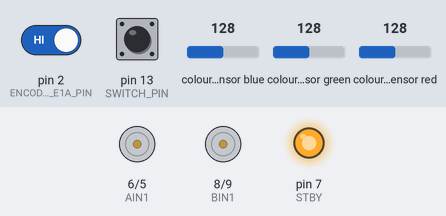
This sketch was run on a simulated Arduino Uno, built with avr-gcc and run on an emulated ATmega328P. Shown: motor-driver pin pairs drawn as motors (green arrow = first pin HIGH = forward, orange = second pin HIGH = backward, longer = more drive, scaled by the enable pin, stopped while the standby pin is LOW), output pins drawn as LEDs (lit = HIGH). The test bench sets the inputs (shaded band); at power-on: pin 13 (SWITCH_PIN) HIGH, pin 2 (ENCODER_E1A_PIN) HIGH, colour sensor blue 128, colour sensor green 128, colour sensor red 128. What the sketch prints to the serial monitor is not drawn.

Above: at 1.2 s.
1.3 s: pin 13 (SWITCH_PIN) pulled LOW for 0.15 s
At 1.8 s:
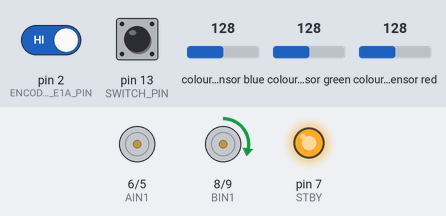
12.1 s: pin 13 (SWITCH_PIN) pulled LOW for 1 s
At 13.1 s:
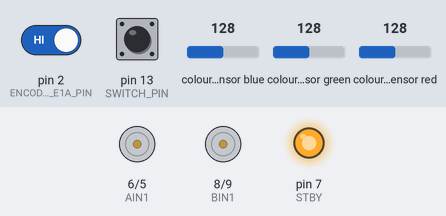
Timing chart, 0 to 15.1 s (numbered marks = the images above; inputs shaded):
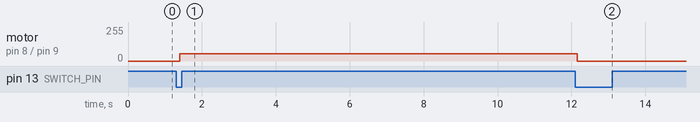

The sketch:

working_control_of_imeche_car_V6_4_Final.ino
```cpp
#include <Wire.h>
#include "Adafruit_TCS34725.h"

#define PWMA 4  // PWM control pin for Motor A
#define AIN1 6  // Direction control pin 1 for Motor A
#define AIN2 5  // Direction control pin 2 for Motor A
#define PWMB 10 // PWM control pin for Motor B
#define BIN1 8  // Direction control pin 1 for Motor B
#define BIN2 9  // Direction control pin 2 for Motor B
#define STBY 7  // Standby pin for the motor driver
#define SWITCH_PIN 13 // Define the switch pin
#define ENCODER_E1A_PIN 2
#define ENCODER_E1B_PIN 3
#define ENCODER_E2A_PIN 18
#define ENCODER_E2B_PIN 19

volatile int encoderCount1 = 0; // Encoder count for Motor 1
volatile int encoderCount2 = 0; // Encoder count for Motor 2

int pos = 0;
long prevT = 0;
float eprev = 0;
float eintegral = 0;
int targetSpeed = 50;
int LUX_THRESHOLD = 30; //Black color on paper
int extraEncoderCount = 0;
int estimatedTargetEncoderCount = 10000;

// Enum to represent the motor states
enum MotorState {
  STOPPED,
  FORWARD,
  REVERSE
};

MotorState motorState = STOPPED; // Initial state of the motors
unsigned long switchPressedTime = 0; // Time when the switch was pressed
bool switchWasPressed = false; // Flag to keep track of switch press
unsigned long stopTime = 0; // Time when the motors stopped

/* Initialise with specific int time and gain values */
Adafruit_TCS34725 tcs = Adafruit_TCS34725(TCS34725_INTEGRATIONTIME_50MS, TCS34725_GAIN_1X);

void setup() {
  Serial.begin(9600);
  pinMode(AIN1, OUTPUT);
  pinMode(AIN2, OUTPUT);
  pinMode(BIN1, OUTPUT);
  pinMode(BIN2, OUTPUT);
  pinMode(PWMA, OUTPUT);
  pinMode(PWMB, OUTPUT);
  pinMode(STBY, OUTPUT);

  pinMode(ENCODER_E1A_PIN, INPUT);
  pinMode(ENCODER_E1B_PIN, INPUT);
  pinMode(ENCODER_E2A_PIN, INPUT);
  pinMode(ENCODER_E2B_PIN, INPUT);

  attachInterrupt(digitalPinToInterrupt(ENCODER_E1A_PIN), readEncoder1, RISING);
  attachInterrupt(digitalPinToInterrupt(ENCODER_E2A_PIN), readEncoder2, RISING);

  digitalWrite(AIN1, 1);
  digitalWrite(AIN2, 0);
  digitalWrite(BIN1, 1);
  digitalWrite(BIN2, 0);
  digitalWrite(STBY, 1);
  analogWrite(PWMA, 0);
  analogWrite(PWMB, 0);

  pinMode(SWITCH_PIN, INPUT_PULLUP); // Set the switch pin as input with internal pull-up

}

void SetPWM(int motor, int pwm) {
  if (motor == 1 && pwm >= 0) {
    digitalWrite(AIN1, 1);
    digitalWrite(AIN2, 0);
    analogWrite(PWMA, pwm);
  } else if (motor == 1 && pwm < 0) {
    digitalWrite(AIN1, 0);
    digitalWrite(AIN2, 1);
    analogWrite(PWMA, -pwm);
  } else if (motor == 2 && pwm >= 0) {
    digitalWrite(BIN1, 1);
    digitalWrite(BIN2, 0);
    analogWrite(PWMB, pwm);
  } else if (motor == 2 && pwm < 0) {
    digitalWrite(BIN1, 0);
    digitalWrite(BIN2, 1);
    analogWrite(PWMB, -pwm);
  }
}

void loop() {
  static bool lastSwitchState = HIGH; // Store the last switch state
  bool currentSwitchState = digitalRead(SWITCH_PIN);

  uint16_t r, g, b, c, colorTemp, lux;

  tcs.getRawData(&r, &g, &b, &c);
  // colorTemp = tcs.calculateColorTemperature(r, g, b);
  // colorTemp = tcs.calculateColorTemperature_dn40(r, g, b, c);
  lux = tcs.calculateLux(r, g, b);

  // PID constants
  float kp = 1.095;//balance=1.095;
  float kd = 0.0;//0.0;
  float ki = 0.0;//0.0;

  // time difference
  long currT = micros();
  float deltaT = ((float) (currT - prevT)) / ( 1.0e6 );
  prevT = currT;

  // error
  int error = pos - targetSpeed;
  // int error = encoderCount2 - encoderCount1;

  // derivative
  float dedt = (error - eprev) / (deltaT);

  // integral
  eintegral = eintegral + error * deltaT;

  // control signal
  float u = kp * error + kd * dedt + ki * eintegral;

  // Motor power
  float pwr = fabs(u);
  if (pwr > 255) {
    pwr = 255;
  }

  // Motor direction
  int dir = 1;
  if (u < 0) {
    dir = -1;
  }

  eprev = error;

  // Check for switch state change from HIGH to LOW (button press)
  if (lastSwitchState == HIGH && currentSwitchState == LOW) {
    // Change motor state based on current state
    if (motorState == STOPPED) {
      motorState = FORWARD;
      SetPWM(1, targetSpeed); // Set motors to move forward
      SetPWM(2, pwr);
    } else if (motorState == FORWARD) {
      motorState = REVERSE;
      SetPWM(1, -1 * targetSpeed); // Set motors to move in reverse
      SetPWM(2, -pwr);
    } else if (motorState == REVERSE) {
      motorState = STOPPED; // Stop the motors indefinitely
      SetPWM(1, 0);
      SetPWM(2, 0);
      stopTime = millis(); // Reset the stop time when the switch is pressed in the REVERSE state
    }
  }
  lastSwitchState = currentSwitchState; // Update the last switch state

  if (motorState == STOPPED && encoderCount2 == 0) {
    SetPWM(1, 0);
    SetPWM(2, 0);
    motorState = STOPPED;
    stopTime = millis(); // Reset the stop time when the encoder count reaches the threshold
  }

  if (motorState == REVERSE && encoderCount2 <= 133) {
    SetPWM(1, 0);
    SetPWM(2, 0);
    motorState = STOPPED;
    stopTime = millis(); // Reset the stop time when the encoder count reaches the threshold
  }

  // Check if the motors have been stopped for 10 seconds
  if (motorState == STOPPED && millis() - stopTime >= 9000) {
    motorState = FORWARD; // Restart the motors in the forward direction
    SetPWM(1, targetSpeed / 3);
    SetPWM(2, pwr / 3);
  }

  if (motorState == FORWARD && millis() - stopTime >= 10000 && lux < LUX_THRESHOLD)  {
    estimatedTargetEncoderCount = encoderCount2 + 39;
    motorState = FORWARD;
  }

  // Check if the motors have reached the target encoder count plus the extra encoder count
  if (motorState == FORWARD && encoderCount2 > estimatedTargetEncoderCount) {
    SetPWM(1, 0);
    SetPWM(2, 0);
    motorState = STOPPED;
  }
  Serial.print("Motor 1 ");
  Serial.print(encoderCount1);
  Serial.print(",");
  Serial.print("Motor 2 ");
  Serial.print(encoderCount2);
  Serial.print(",");
  Serial.print("Estimated count ");
  Serial.print(estimatedTargetEncoderCount);
  Serial.print(",");
  Serial.print("Lux: ");
  Serial.println(lux, DEC);
  delay(10);

}
void readEncoder1() {
  int b1 = digitalRead(ENCODER_E1B_PIN);
  if (b1 > 0) {
    encoderCount1++;
  }
  else {
    encoderCount1--;
  }
}
void readEncoder2() {
  int b2 = digitalRead(ENCODER_E2B_PIN);
  if (b2 > 0) {
    encoderCount2--;
  }
  else {
    encoderCount2++;
  }
}
```

Measured:
- after the input at 1.3 s, motor on pin 8 (BIN1) / pin 9 (BIN2): stopped → forward 54/255 after 0.10 s
- after the input at 12.1 s, motor on pin 8 (BIN1) / pin 9 (BIN2): forward 54/255 → stopped after 0.06 s
